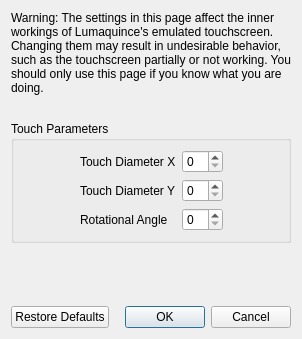
<?xml version="1.0" encoding="UTF-8"?>
<ui version="4.0">
 <class>ConfigureTouchscreenAdvanced</class>
 <widget class="QDialog" name="ConfigureTouchscreenAdvanced">
  <property name="geometry">
   <rect>
    <x>0</x>
    <y>0</y>
    <width>298</width>
    <height>339</height>
   </rect>
  </property>
  <property name="windowTitle">
   <string>Configure Touchscreen</string>
  </property>
  <layout class="QVBoxLayout" name="verticalLayout">
   <item>
    <widget class="QLabel" name="label_2">
     <property name="minimumSize">
      <size>
       <width>280</width>
       <height>0</height>
      </size>
     </property>
     <property name="text">
      <string>Warning: The settings in this page affect the inner workings of Lumaquince's emulated touchscreen. Changing them may result in undesirable behavior, such as the touchscreen partially or not working. You should only use this page if you know what you are doing.</string>
     </property>
     <property name="wordWrap">
      <bool>true</bool>
     </property>
    </widget>
   </item>
   <item>
    <spacer name="verticalSpacer_2">
     <property name="orientation">
      <enum>Qt::Vertical</enum>
     </property>
     <property name="sizeType">
      <enum>QSizePolicy::Fixed</enum>
     </property>
     <property name="sizeHint" stdset="0">
      <size>
       <width>20</width>
       <height>20</height>
      </size>
     </property>
    </spacer>
   </item>
   <item>
    <widget class="QGroupBox" name="gridGroupBox">
     <property name="title">
      <string>Touch Parameters</string>
     </property>
     <layout class="QGridLayout" name="gridLayout">
      <item row="0" column="0">
       <spacer name="horizontalSpacer">
        <property name="orientation">
         <enum>Qt::Horizontal</enum>
        </property>
        <property name="sizeHint" stdset="0">
         <size>
          <width>40</width>
          <height>20</height>
         </size>
        </property>
       </spacer>
      </item>
      <item row="1" column="1">
       <widget class="QLabel" name="label_4">
        <property name="text">
         <string>Touch Diameter Y</string>
        </property>
       </widget>
      </item>
      <item row="0" column="3">
       <spacer name="horizontalSpacer_2">
        <property name="orientation">
         <enum>Qt::Horizontal</enum>
        </property>
        <property name="sizeHint" stdset="0">
         <size>
          <width>40</width>
          <height>20</height>
         </size>
        </property>
       </spacer>
      </item>
      <item row="0" column="1">
       <widget class="QLabel" name="label_3">
        <property name="text">
         <string>Touch Diameter X</string>
        </property>
       </widget>
      </item>
      <item row="2" column="1">
       <widget class="QLabel" name="label_5">
        <property name="text">
         <string>Rotational Angle</string>
        </property>
       </widget>
      </item>
      <item row="0" column="2">
       <widget class="QSpinBox" name="diameter_x_box"/>
      </item>
      <item row="1" column="2">
       <widget class="QSpinBox" name="diameter_y_box"/>
      </item>
      <item row="2" column="2">
       <widget class="QSpinBox" name="angle_box"/>
      </item>
     </layout>
    </widget>
   </item>
   <item>
    <spacer name="verticalSpacer">
     <property name="orientation">
      <enum>Qt::Vertical</enum>
     </property>
     <property name="sizeHint" stdset="0">
      <size>
       <width>20</width>
       <height>40</height>
      </size>
     </property>
    </spacer>
   </item>
   <item>
    <layout class="QHBoxLayout" name="horizontalLayout">
     <item>
      <widget class="QPushButton" name="restore_defaults_button">
       <property name="text">
        <string>Restore Defaults</string>
       </property>
      </widget>
     </item>
     <item>
      <widget class="QDialogButtonBox" name="buttonBox">
       <property name="standardButtons">
        <set>QDialogButtonBox::Cancel|QDialogButtonBox::Ok</set>
       </property>
      </widget>
     </item>
    </layout>
   </item>
  </layout>
 </widget>
 <resources/>
 <connections>
  <connection>
   <sender>buttonBox</sender>
   <signal>accepted()</signal>
   <receiver>ConfigureTouchscreenAdvanced</receiver>
   <slot>accept()</slot>
  </connection>
  <connection>
   <sender>buttonBox</sender>
   <signal>rejected()</signal>
   <receiver>ConfigureTouchscreenAdvanced</receiver>
   <slot>reject()</slot>
   </connection>
 </connections>
</ui>
